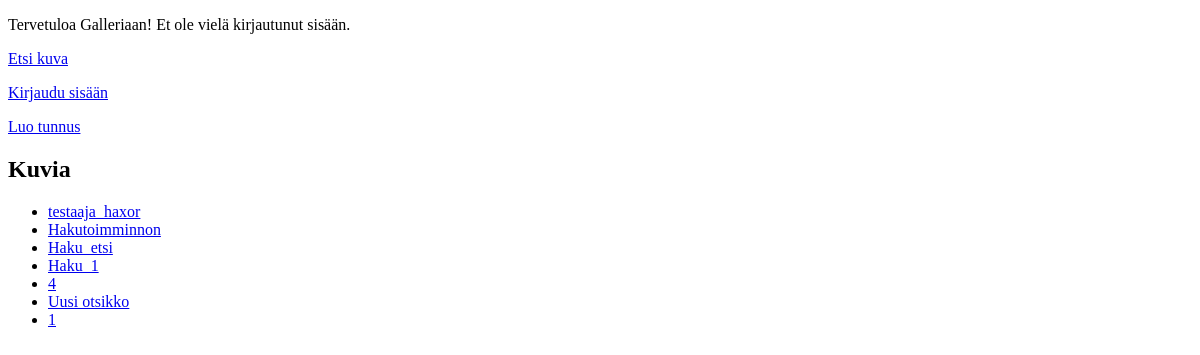
The app's page /, older data.
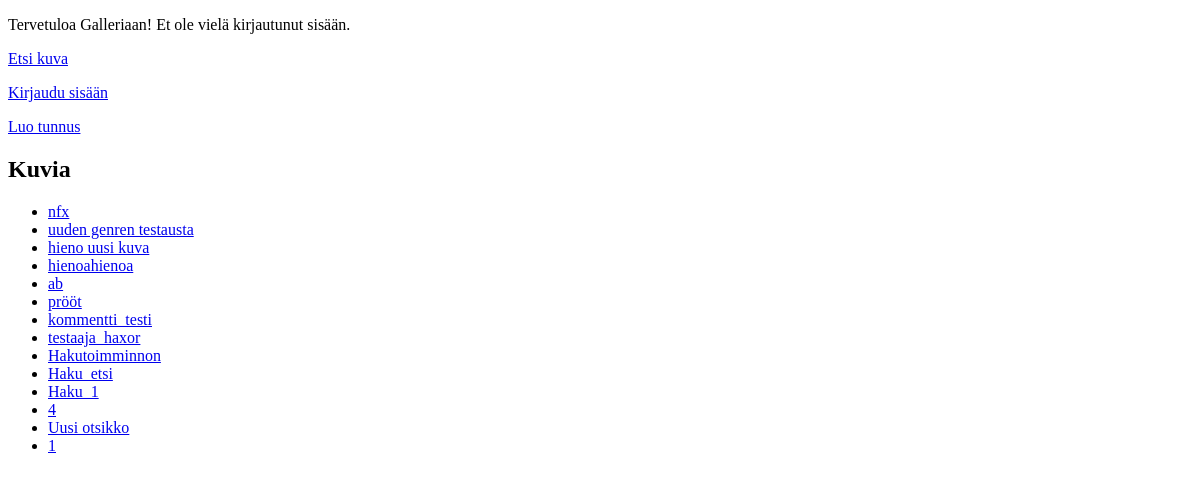
The same page, newer data.
### tables this page shows
CREATE TABLE images (
id INTEGER PRIMARY KEY,
title TEXT,
kuvaus TEXT,
genre TEXT,
user_id INTEGER REFERENCES users,
date_added TEXT
);

### app.py (the view)
@app.route("/")
def index():
    all_images = images.get_images()
    return render_template("index.html", images=all_images)

### db.py (called while the page is built)
def get_connection():
    con = sqlite3.connect("database.db")
    con.execute("PRAGMA foreign_keys = ON")
    con.row_factory = sqlite3.Row
    return con

def query(sql, params=[]):
    con = get_connection()
    result = con.execute(sql, params).fetchall()
    con.close()
    return result

### images.py (called while the page is built)
def get_images():
    sql = "SELECT id, title FROM images ORDER BY id DESC"
    return db.query(sql)

### templates/index.html (shortened to what this page needs)
<!DOCTYPE html>
<html>
<head>
</head>
<body>
    {% if session.username %}
    <p>
        Olet kirjautunut nimellä {{ session.username }}, id-numerosi on {{ session.user_id }}
    </p>
    <p>
        <a href="/find_image">Etsi kuva</a>
    </p>
    <p>
        <a href="/add_image">Lisää kuva</a>
    </p>
    <p>
        <a href="/logout">Kirjaudu ulos</a>
    </p>
    {% else %}
    <p>
        Tervetuloa Galleriaan!
        Et ole vielä kirjautunut sisään.
    </p>
    <p>
        <a href="/find_image">Etsi kuva</a>
    </p>
    <p>
        <a href="/login">Kirjaudu sisään</a>
    </p>
    <p>
        <a href="/register">Luo tunnus</a>
    </p>
    {% endif %}
    <h2>Kuvia</h2>
    <ul>
    {% for image in images %}
    <li><a href="/image/{{ image.id }}">{{ image.title }}</a></li>
    {% endfor %}
    </ul>
    </body>
</html>

Row changes from the older to the newer data that the page shows:
added images: title "nfx"
added images: title "uuden genren testausta"
added images: title "hieno uusi kuva"
added images: title "hienoahienoa"
added images: title "ab"
added images: title "prööt"
added images: title "kommentti_testi"
